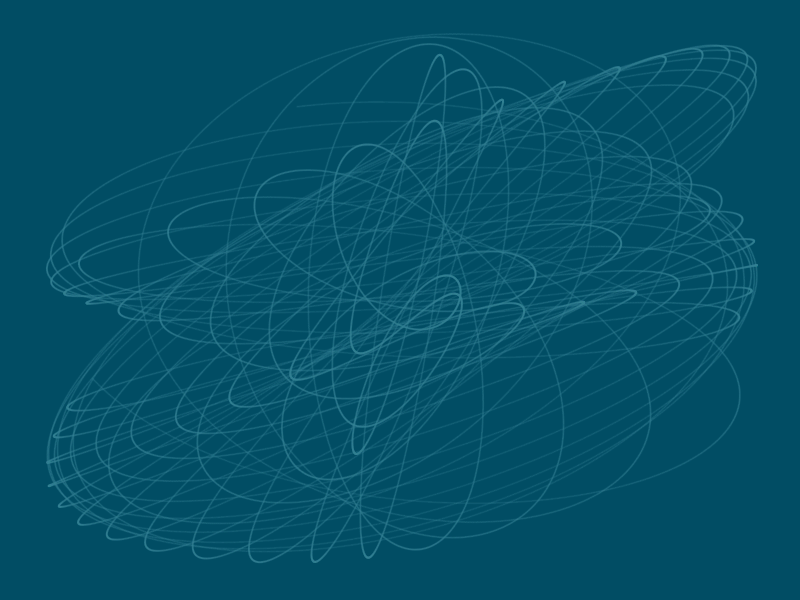
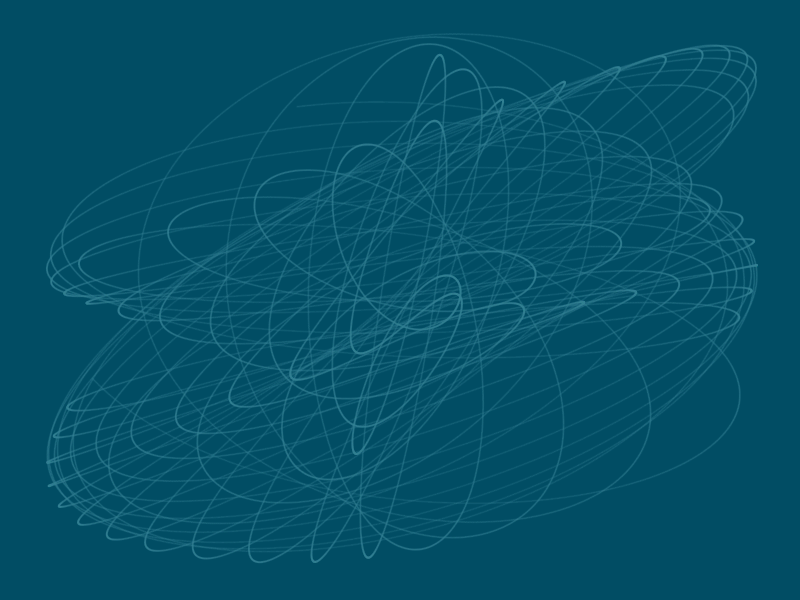

The R script that drew these images, in order:

library(tidyverse)

folder <- "homework3"

for (i in 1:4) {assign(paste0("f", i), jitter(sample(c(2 , 3), 1)))}
for (i in 1:4) {assign(paste0("d", i), runif(1, 0, .01))}
for (i in 1:4) {assign(paste0("p", i), runif(1, 0, pi))}

xt = function(t) exp(-d1*t)*sin(t*f1+p1)+exp(-d2*t)*sin(t*f2+p2)
yt = function(t) exp(-d3*t)*sin(t*f3+p3)+exp(-d4*t)*sin(t*f4+p4)
t = seq(1, 100, by = .001)
dat = data.frame(t = t, x = xt(t), y = yt(t))

ggplot(dat, aes(x = x, y = y)) +
  geom_point(size = .1, alpha = .1, color = "#327f97") +
  theme(axis.title = element_blank(),
        axis.text = element_blank(),
        axis.ticks = element_blank(),
        panel.grid = element_blank(),
        panel.background = element_rect(fill = "#014D64", color = "#014D64", linetype = 0),
        plot.background = element_rect(fill = "#014D64", colour = "#014D64"),
        panel.border = element_blank())

ggsave(paste0("../", folder, "/title_bg.png"), width = 16, height = 9)
